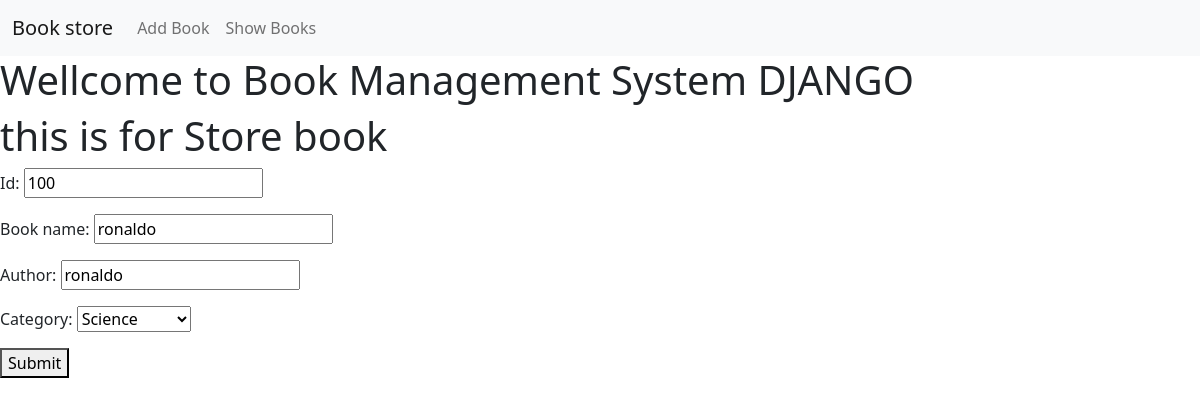
/edit_book_id/100/, run on the app's committed database.
### book/models.py (models this page shows, shortened)
class Book(models.Model):
    CATEGORY =(
        ('Mystery', 'Mystery'),
        ('Science', 'Science'),
        ('Fiction', 'Fiction'),
        ('Engineering', 'Engineering'),
    )
    id = models.IntegerField(primary_key=True)
    book_name = models.CharField(max_length=300)
    author = models.CharField(max_length=300)
    category = models.CharField(max_length=100 , choices=CATEGORY )
    first_published = models.DateTimeField(auto_now_add=True)
    last_published = models.DateTimeField(auto_now=True)

### book/views.py (the view)
# urls.py: path('edit_book_id/<int:id>/', views.edit_book_id , name='edit_book_id'),
def edit_book_id(request, id):
    selected_book = Book.objects.get(pk =id)
    book_form = BookForm(instance= selected_book)
    if request.method =='POST':
        book = BookForm(request.POST, instance=selected_book)
        if book.is_valid():
            book.save()
            return redirect('show_book')
    return render(request, 'store_book.html', {'form': book_form}  )

### book/forms.py
class BookForm(forms.ModelForm):
    class Meta:
        model = Book
        fields =['id', 'book_name', 'author', 'category']

### book/templates/store_book.html
{% extends 'base.html' %} {% block content %}
<h1>this is for Store book</h1>
<div class="mb-3">
    <form method="post">
        {% csrf_token %} {{form.as_p }}
        <button type="submit" className="btn ">Submit</button>
    </form>
</div>
{% endblock %}

### data on the page
Book: id "100", book_name "ronaldo", author "ronaldo", category "Science"
